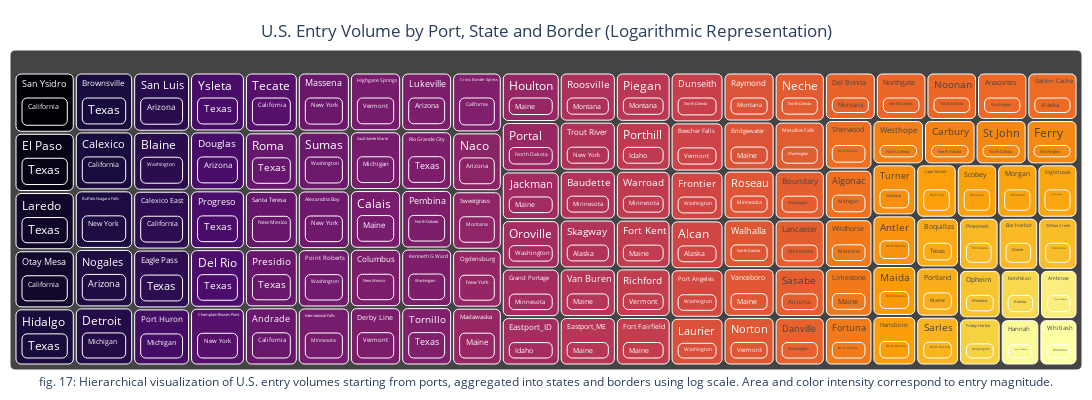

The notebook cell saved with this chart:
### Code cell
# Merge finalized_broder_crossing_df with state_table to get the State name
finalized_df = finalized_broder_crossing_df \
    .merge(state_table[['Abbr', 'State', 'State_Code']], on='State_Code', how='left')

# Merge finalized_df with border_table to get the Border name
finalized_df = finalized_df.merge(port_table[['Port Name', 'Port Code']], on='Port Code', how='left')

# Merge finalized_df with border_table to get the Border name
finalized_df = finalized_df.merge(border_table[['Border', 'Border_Code']], on='Border_Code', how='left')

# Group by Border and State, and sum the Value (total crossing value per state under each border)
border_state_totals = finalized_df.groupby(['Border', 'State','Port Code', 'Port Name'])['Value'].sum().reset_index()

# Apply log transformation to the 'Value' column to scale down large values
border_state_totals['Log_Value'] = np.log(border_state_totals['Value'] + 1)  # Adding 1 to avoid log(0)

# Create the treemap using Plotly, now using Log_Value for both size and color
fig = px.treemap(
    border_state_totals,
    path=['Port Name', 'State', 'Border' ],  # Group by Border and then State
    values='Log_Value',  # Size of each rectangle based on log-transformed crossing value
    color='Log_Value',  # Color based on log-transformed value
    color_continuous_scale='Inferno_r',  # Color scale
    #title="U.S. Entry Volume by Port, State and Border (Logarithmic Representation)",
    hover_name='State'
)


fig.update_traces(
   hoverinfo='skip',
    hovertemplate=None,
    marker=dict(cornerradius=5)
)

# Hide the legend and the color scale
fig.update_layout(
    #showlegend=False,           # Hide the legend for the colors
    coloraxis_showscale=False   # Hide the color scale itself
)

fig.update_layout(
    title=dict(
        text="U.S. Entry Volume by Port, State and Border (Logarithmic Representation)",
        x=0.5,            # Centers the title horizontally
        xanchor='center',
        yanchor='top'
    ),
     width=1350,  # Adjust the width (in pixels)
    height=400,
    #autosize=True,  # Automatically adjust size to fit content
    margin=dict(t=50, b=30, l=10, r=10),  # Remove margins (t=top, b=bottom, l=left, r=right)
    showlegend=False,  # Hide the legend for the colors
    coloraxis_showscale=False,  # Hide the color scale itself
)

fig.add_annotation(
    text="fig. 17: Hierarchical visualization of U.S. entry volumes starting from ports, aggregated into states and borders using log scale. Area and color intensity correspond to entry magnitude.",
    x=0.5,
    y=-0.07,  # bottom of the figure
    xref="paper",
    yref="paper",
    showarrow=False,
    font=dict(size=12),
    xanchor='center',
    yanchor='bottom'
)

# Show the treemap
fig.show()

### Figure 1 — Plotly figure (JSON) as saved in the notebook; plotly's stock layout.template omitted (floating-point values rounded to 4 significant figures; data arrays with more than 128 entries replaced by an {"elided": "..."} marker saying what was removed)
{"data": [{"branchvalues": "total", "customdata": {"elided": "345x1 float values"}, "domain": {"x": [0, 1], "y": [0, 1]}, "hoverinfo": "skip", "hovertext": {"elided": "345 str values"}, "ids": {"elided": "345 str values"}, "labels": {"elided": "345 str values"}, "marker": {"coloraxis": "coloraxis", "colors": {"elided": "345 float values"}, "cornerradius": 5}, "name": "", "parents": {"elided": "345 str values"}, "type": "treemap", "values": {"elided": "345 float values"}}], "layout": {"annotations": [{"font": {"size": 12}, "showarrow": false, "text": "fig. 17: Hierarchical visualization of U.S. entry volumes starting from ports, aggregated into states and borders using log scale. Area and color intensity correspond to entry magnitude.", "x": 0.5, "xanchor": "center", "xref": "paper", "y": -0.07, "yanchor": "bottom", "yref": "paper"}], "coloraxis": {"colorbar": {"title": {"text": "Log_Value"}}, "colorscale": [[0, "#fcffa4"], [0.1111, "#f7d13d"], [0.2222, "#fb9b06"], [0.3333, "#ed6925"], [0.4444, "#cf4446"], [0.5556, "#a52c60"], [0.6667, "#781c6d"], [0.7778, "#4a0c6b"], [0.8889, "#1b0c41"], [1, "#000004"]], "showscale": false}, "height": 400, "legend": {"tracegroupgap": 0}, "margin": {"b": 30, "l": 10, "r": 10, "t": 50}, "showlegend": false, "title": {"text": "U.S. Entry Volume by Port, State and Border (Logarithmic Representation)", "x": 0.5, "xanchor": "center", "yanchor": "top"}, "width": 1350}}
